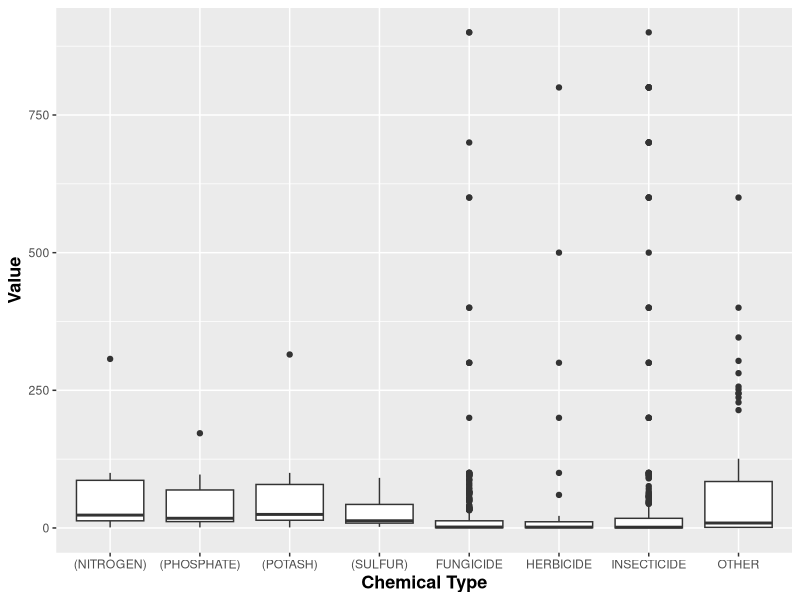
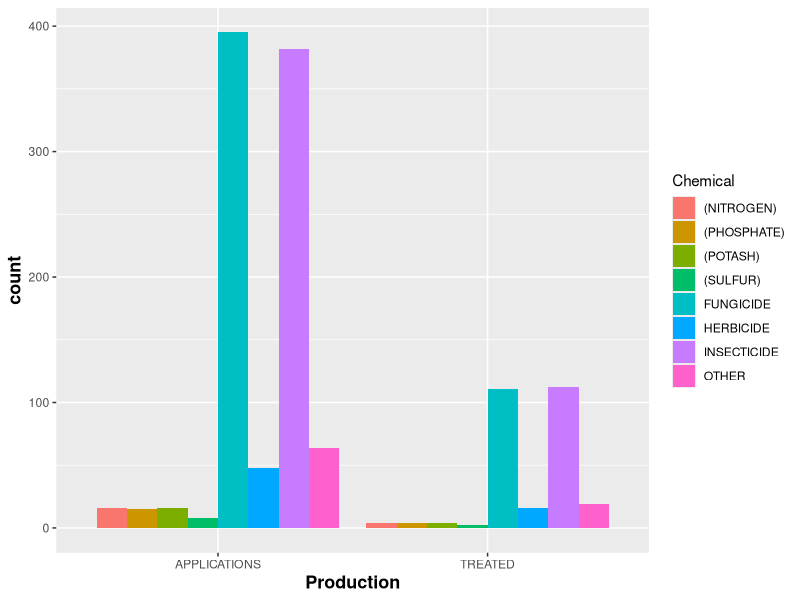
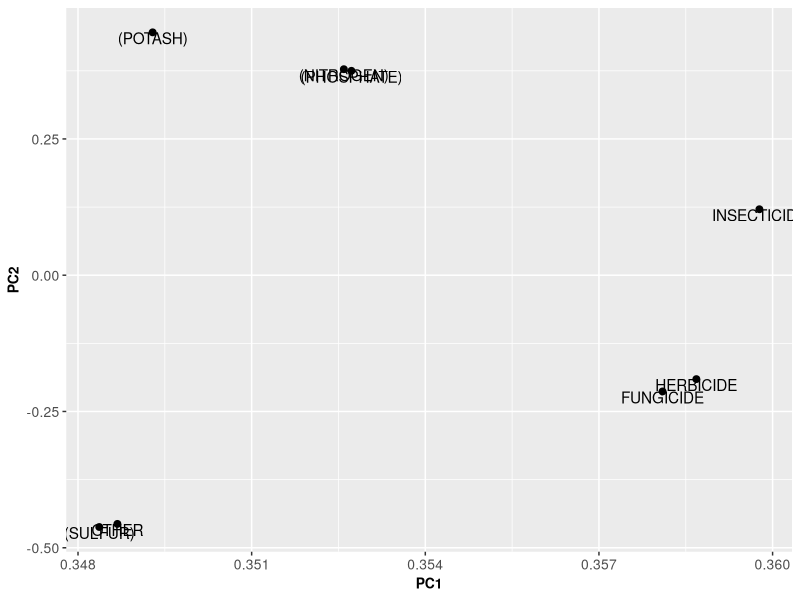

Write the R code that produced these figures, in order.
## ---- chunk 1
library(knitr)
library(tidyverse)
library(magrittr)
library(stats)
opts_chunk$set(echo = FALSE)
## ---- chunk 2
#read cleaned data
sberry<-read.csv("strawberry.csv")
sberry%<>%select(-X)
sberry$production%>%unique()
## ---- chunk 3
df_1<-sberry%<>%select(Year,State,production,Chemical,Value)

#filter out the productions that do not exist
df_1%<>%filter(Chemical != "")

#filter out NA and D value
df_1%<>% filter(Value != "(D)")

df_1%<>% filter(Value !=  "(NA)")

df_1%<>%filter(Value != "(Z)")

df_1$Value<-as.numeric(df_1$Value)

## ---- chunk 4
#summarize the chemical usage
s1<-df_1%>%group_by(State,Chemical)%>%summarise(total = sum(Value))
view(s1)

#boxplot of Chemical 
ggplot(data = df_1) +
  geom_boxplot(mapping = aes(x = Chemical, y = Value)) +
  theme(axis.title = element_text(size = 13, face = "bold")) +
  labs(x = "Chemical Type")

#count each production by the chemical categories
ggplot(data=df_1)+
  geom_bar(mapping=aes(x=production,fill=Chemical),position = "dodge")+
  theme(axis.title = element_text(size = 13, face = "bold")) +
  labs(x = "Production")


## ---- chunk 5
# prepare data


df_2<-df_1%>%select(State,Chemical,Value)
df_2[is.na(df_2)]<-0
df_3<-df_2%>%group_by(State,Chemical)%>%summarise(total = sum(Value))
df_4 <- df_3%>%pivot_wider(names_from = Chemical,values_from = total)
df_4[is.na(df_4)] <-0
df_5<-df_4[,-1]


# find variable describing the most variance
df_5_var <- apply(df_5, 2, var)
print(df_5_var)
max(df_5_var)
which(df_5_var == max(df_5_var))
min(df_5_var)
which(df_5_var == min(df_5_var))

## ---- chunk 6
cor_m <- cor(df_5)
print(cor_m)

## ---- chunk 7
pca <- prcomp(df_5, center = TRUE, scale. = TRUE)
print(pca)
summary(pca)

# flip values to positives
pca_1 <- pca
pca_1$rotation <- -pca_1$rotation
pca_1$x <- -pca_1$x
print(pca_1)
summary(pca_1)

# PCA scatter plot
pc_2 <- data.frame(pca_1$rotation[, 1:2])
pc_2$Chemical <- rownames(pc_2)
plot1 <- ggplot(pc_2, aes(x = PC1, y = PC2))
plot1 <- plot1 + geom_point(size = 2) +
  geom_text(aes(label = Chemical), vjust = 1) +
  theme(axis.text = element_text(size = 10),
        axis.title = element_text(size = 10, face = "bold"))
print(plot1)
